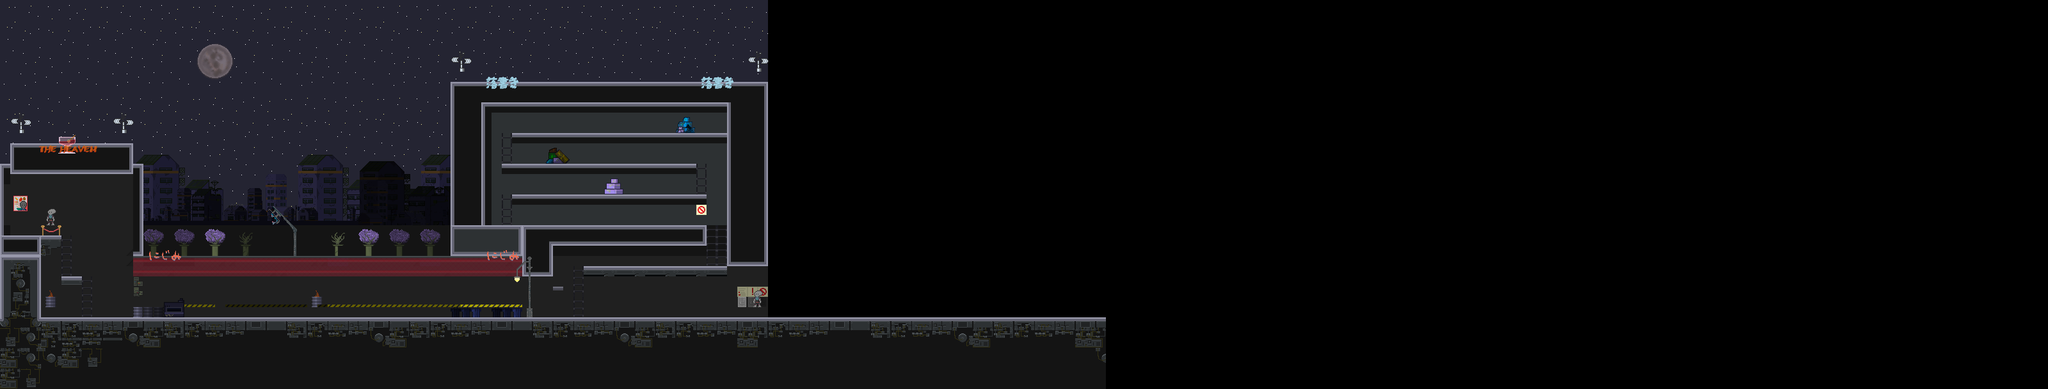

This game map was drawn from its Tiled (.tmx) file and the tilesets committed beside it. A one-line description and the trimmed map source follow:
An orthogonal 200x38 tile map with 16x16 px tiles, 9 tile layers (BackgroundStars, Background1, Background2, Background3, ...), 15 tilesets and 40 objects (spawn, Time).

<map version="1.10" tiledversion="1.10.2" orientation="orthogonal" renderorder="right-down" width="200" height="38" tilewidth="16" tileheight="16" infinite="0" nextlayerid="16" nextobjectid="163">
 <tileset firstgid="1" name="bgstars" tilewidth="16" tileheight="16" tilecount="81" columns="9">
  <image source="bgstars.png" width="150" height="144" />
 </tileset>
 <tileset firstgid="82" name="bg1" tilewidth="16" tileheight="16" tilecount="620" columns="20">
  <image source="bg1.png" width="320" height="500" />
 </tileset>
 <tileset firstgid="702" name="bg2" tilewidth="16" tileheight="16" tilecount="620" columns="20">
  <image source="bg2.png" width="320" height="500" />
 </tileset>
 <tileset firstgid="1322" name="bg3" tilewidth="16" tileheight="16" tilecount="620" columns="20">
  <image source="bg3.png" width="320" height="500" />
 </tileset>
 <tileset firstgid="1942" name="bg4" tilewidth="16" tileheight="16" tilecount="620" columns="20">
  <image source="bg4.png" width="320" height="500" />
 </tileset>
 <tileset firstgid="2562" name="decor" tilewidth="16" tileheight="16" tilecount="368" columns="23">
  <image source="decor.png" width="368" height="256" />
  <tile id="81">
   <animation>
    <frame tileid="142" duration="100" />
    <frame tileid="142" duration="100" />
    <frame tileid="119" duration="100" />
    <frame tileid="96" duration="100" />
    <frame tileid="73" duration="100" />
    <frame tileid="50" duration="100" />
    <frame tileid="27" duration="100" />
    <frame tileid="26" duration="100" />
    <frame tileid="49" duration="100" />
    <frame tileid="72" duration="100" />
   </animation>
  </tile>
 </tileset>
 <tileset firstgid="2930" name="ground" tilewidth="16" tileheight="16" tilecount="288" columns="18">
  <image source="ground.png" width="288" height="256" />
 </tileset>
 <tileset firstgid="3218" name="platform" tilewidth="16" tileheight="16" tilecount="198" columns="18">
  <image source="platform.png" width="288" height="176" />
 </tileset>
 <tileset firstgid="3416" name="decor1" tilewidth="64" tileheight="32" tilecount="4" columns="4">
  <image source="../../../PAID VERSION/Decor/decor1.png" width="256" height="32" />
  <tile id="0">
   <animation>
    <frame tileid="0" duration="100" />
    <frame tileid="1" duration="100" />
    <frame tileid="2" duration="100" />
    <frame tileid="3" duration="100" />
   </animation>
  </tile>
 </tileset>
 <tileset firstgid="3420" name="decor2" tilewidth="144" tileheight="32" tilecount="6" columns="6">
  <image source="decor2.png" width="864" height="32" />
  <tile id="0">
   <animation>
    <frame tileid="0" duration="500" />
    <frame tileid="1" duration="500" />
    <frame tileid="2" duration="500" />
    <frame tileid="3" duration="500" />
    <frame tileid="4" duration="500" />
    <frame tileid="5" duration="500" />
   </animation>
  </tile>
 </tileset>
 <tileset firstgid="3426" name="moon" tilewidth="64" tileheight="64" tilecount="1" columns="1">
  <image source="moon.png" width="64" height="64" />
 </tileset>
 <tileset firstgid="3427" name="alien1" tilewidth="32" tileheight="32" tilecount="10" columns="10">
  <image source="alien1.png" width="320" height="32" />
  <tile id="0">
   <animation>
    <frame tileid="0" duration="500" />
    <frame tileid="1" duration="500" />
    <frame tileid="2" duration="500" />
    <frame tileid="3" duration="500" />
    <frame tileid="4" duration="500" />
    <frame tileid="5" duration="500" />
    <frame tileid="6" duration="500" />
    <frame tileid="7" duration="500" />
    <frame tileid="8" duration="500" />
    <frame tileid="9" duration="500" />
   </animation>
  </tile>
 </tileset>
 <tileset firstgid="3437" name="barrel" tilewidth="32" tileheight="32" tilecount="6" columns="6">
  <image source="barrel.png" width="192" height="32" />
  <tile id="0">
   <animation>
    <frame tileid="0" duration="500" />
    <frame tileid="1" duration="500" />
    <frame tileid="2" duration="500" />
    <frame tileid="3" duration="500" />
    <frame tileid="4" duration="500" />
    <frame tileid="5" duration="500" />
   </animation>
  </tile>
 </tileset>
 <tileset firstgid="3443" name="antenna" tilewidth="34" tileheight="32" tilecount="10" columns="10">
  <image source="antenna.png" width="340" height="38" />
  <tile id="0">
   <animation>
    <frame tileid="0" duration="500" />
    <frame tileid="1" duration="500" />
    <frame tileid="2" duration="500" />
    <frame tileid="3" duration="500" />
    <frame tileid="4" duration="500" />
    <frame tileid="5" duration="500" />
    <frame tileid="6" duration="500" />
    <frame tileid="7" duration="500" />
    <frame tileid="8" duration="500" />
    <frame tileid="9" duration="500" />
   </animation>
  </tile>
 </tileset>
 <tileset firstgid="3453" name="decor3" tilewidth="64" tileheight="32" tilecount="4" columns="4">
  <image source="decor3.png" width="256" height="32" />
  <tile id="0">
   <animation>
    <frame tileid="0" duration="500" />
    <frame tileid="1" duration="500" />
    <frame tileid="2" duration="500" />
    <frame tileid="3" duration="500" />
   </animation>
  </tile>
 </tileset>
 <layer id="1" name="BackgroundStars" width="200" height="38">
  <data>[7600 cells, 2850 non-empty, 81 distinct tile ids]</data>
 </layer>
 <layer id="2" name="Background1" width="200" height="38">
  <data>[7600 cells, 1208 non-empty, 168 distinct tile ids]</data>
 </layer>
 <layer id="3" name="Background2" width="200" height="38">
  <data>[7600 cells, 240 non-empty, 80 distinct tile ids]</data>
 </layer>
 <layer id="4" name="Background3" width="200" height="38">
  <data>[7600 cells, 140 non-empty, 140 distinct tile ids]</data>
 </layer>
 <layer id="5" name="Background4" width="200" height="38">
  <data>[7600 cells, 253 non-empty, 1 distinct tile ids]</data>
 </layer>
 <layer id="7" name="Platform" width="200" height="38">
  <data>[7600 cells, 1258 non-empty, 105 distinct tile ids]</data>
 </layer>
 <layer id="9" name="Ladder" width="200" height="38">
  <data>[7600 cells, 30 non-empty, 2 distinct tile ids]</data>
 </layer>
 <layer id="6" name="Decors" width="200" height="38" opacity="0.97">
  <data>[7600 cells, 157 non-empty, 102 distinct tile ids]</data>
 </layer>
 <layer id="11" name="NPCs" width="200" height="38">
  <data>[7600 cells, 2 non-empty, 1 distinct tile ids]</data>
 </layer>
 <objectgroup id="13" name="Spawnpoint">
  <object id="120" name="Player Spawn" type="spawn" x="24" y="308" width="16" height="16" />
 </objectgroup>
 <objectgroup id="14" name="TimeStone">
  <object id="121" name="Extra Time" type="Time" x="1120" y="480" width="16" height="16" />
 </objectgroup>
 <objectgroup id="15" name="Coin" class="Collectible">
  <object id="122" x="176" y="384" width="16" height="16" />
  <object id="126" x="176" y="480" width="16" height="16" />
  <object id="127" x="352" y="480" width="16" height="16" />
  <object id="128" x="400" y="480" width="16" height="16" />
  <object id="129" x="448" y="480" width="16" height="16" />
  <object id="130" x="528" y="480" width="16" height="16" />
  <object id="131" x="576" y="480" width="16" height="16" />
  <object id="132" x="624" y="480" width="16" height="16" />
  <object id="133" x="672" y="480" width="16" height="16" />
  <object id="134" x="1056" y="336" width="16" height="16" />
  <object id="135" x="1008" y="336" width="16" height="16" />
  <object id="136" x="960" y="336" width="16" height="16" />
  <object id="137" x="912" y="336" width="16" height="16" />
  <object id="138" x="864" y="336" width="16" height="16" />
  <object id="139" x="816" y="336" width="16" height="16" />
  <object id="140" x="816" y="288" width="16" height="16" />
  <object id="141" x="864" y="288" width="16" height="16" />
  <object id="142" x="912" y="288" width="16" height="16" />
  <object id="143" x="960" y="288" width="16" height="16" />
  </objectgroup>
</map>
<!-- 19 of 40 objects omitted -->
